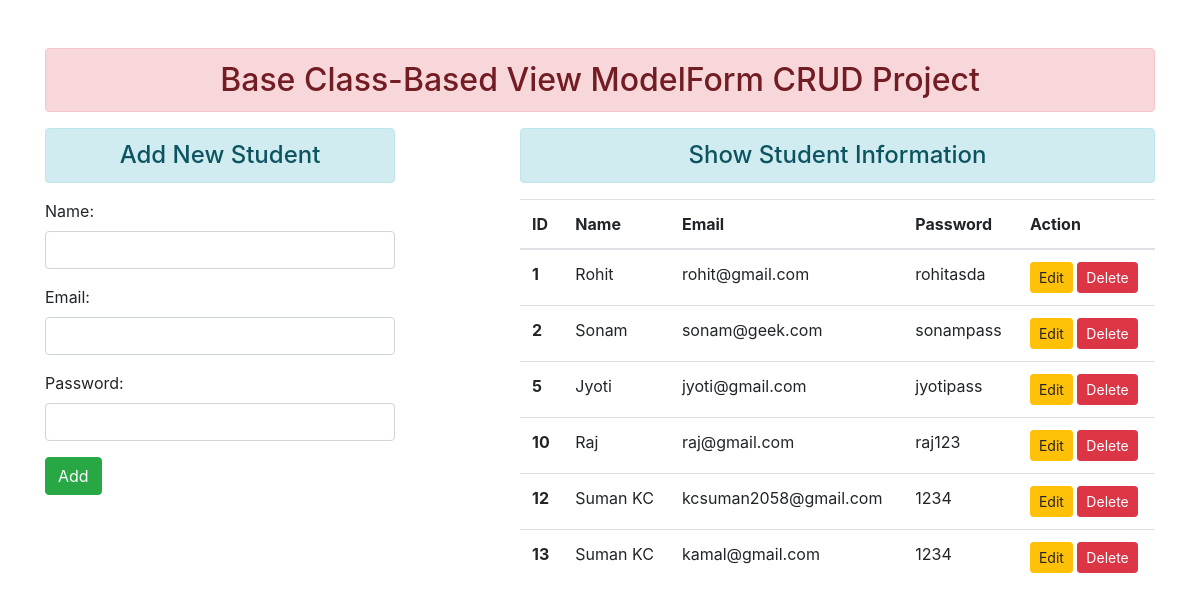
The page / on the database its author committed.
### enroll/models.py (models this page shows)
class User(models.Model):
 name = models.CharField(max_length=70)
 email = models.EmailField(max_length=100)
 password = models.CharField(max_length=100)

### enroll/views.py (the view, shortened to what this page needs)
# urls.py: path('', views.UserAddShowView.as_view(), name='addandshow'),
class UserAddShowView(TemplateView):
  template_name = 'enroll/addandshow.html'
  def get_context_data(self, *args, **kwargs):
    context = super().get_context_data(**kwargs)
    fm = StudentRegistration()
    stud = User.objects.all()
    context = {'stu':stud, 'form':fm}
    return context

### enroll/forms.py
class StudentRegistration(forms.ModelForm):
 class Meta:
  model = User
  fields = ['name', 'email', 'password']
  widgets = {
   'name': forms.TextInput(attrs={'class':'form-control'}),
   'email': forms.EmailInput(attrs={'class':'form-control'}),
   'password': forms.PasswordInput(render_value=True, attrs={'class':'form-control'}),
  }

### enroll/templates/enroll/addandshow.html (shortened to what this page needs)
{% extends 'enroll/base.html' %}
{% block content %}
<div class="row">
 <div class="col-sm-4">
  <h4 class="text-center alert alert-info">Add New Student</h4>
  <form action="" method="POST">
   {{form.as_p}}
   <input type="submit" class="btn btn-success" value="Add">
  </form>
 </div>
 <div class="col-sm-7 offset-1">
  <h4 class="text-center alert alert-info">Show Student Information</h4>
  {% if stu %}
   <table class="table table-hover">
     <thead>
       <tr>
         <th scope="col">ID</th>
         <th scope="col">Name</th>
         <th scope="col">Email</th>
         <th scope="col">Password</th>
         <th scope="col">Action</th>
       </tr>
     </thead>
     <tbody>
      {% for st in stu %}
       <tr>
         <th scope="row">{{st.id}}</th>
         <td>{{st.name}}</td>
         <td>{{st.email}}</td>
         <td>{{st.password}}</td>
         <td>
         <a href="{% url 'updatedata' st.id %}" class="btn btn-warning btn-sm">Edit</a>
         <form action="{% url 'deletedata' st.id %}" method="post" class="d-inline"> {% csrf_token %}
          <input type="submit" class="btn btn-danger btn-sm" value="Delete">
         </form>
         </td>
       </tr>
      {% endfor %}
     </tbody>
   </table>
  {% else %}
   <h4 class="text-center alert alert-warning">No Records</h4>
  {% endif %}
 </div>
</div>
{% endblock content %}

### enroll/templates/enroll/base.html (shortened to what this page needs)
<!DOCTYPE html>
{% load static %}
<html lang="en">
<head>
 <link rel="stylesheet" href="{% static 'enroll/css/bootstrap.css' %}">
</head>
<body>
 <div class="container mt-5">
  <h2 class="text-center alert alert-danger">Base Class-Based View ModelForm CRUD Project</h2>
  {% block content %} {% endblock content %}
 </div>
</body>
</html>

### rows shown on the page
User: id "1", name "Rohit", email "rohit@gmail.com", password "rohitasda"
User: id "2", name "Sonam", email "sonam@geek.com", password "sonampass"
User: id "5", name "Jyoti", email "jyoti@gmail.com", password "jyotipass"
User: id "10", name "Raj", email "raj@gmail.com", password "raj123"
User: id "12", name "Suman KC", email "kcsuman2058@gmail.com", password "1234"
User: id "13", name "Suman KC", email "kamal@gmail.com", password "1234"
